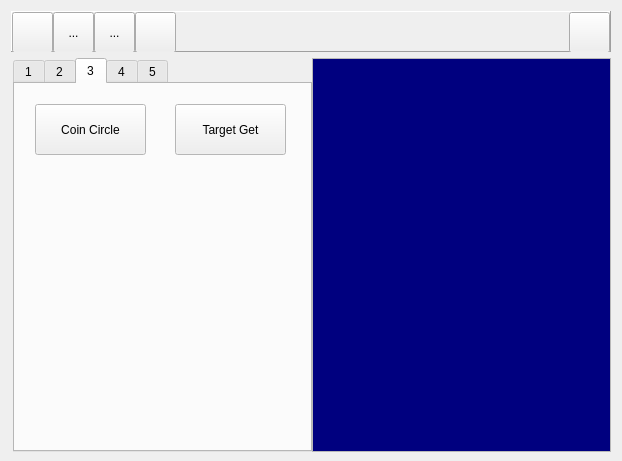
<?xml version="1.0" encoding="UTF-8"?>
<ui version="4.0">
 <class>MainFrame</class>
 <widget class="QDialog" name="MainFrame">
  <property name="geometry">
   <rect>
    <x>0</x>
    <y>0</y>
    <width>622</width>
    <height>461</height>
   </rect>
  </property>
  <property name="sizePolicy">
   <sizepolicy hsizetype="Preferred" vsizetype="Minimum">
    <horstretch>0</horstretch>
    <verstretch>0</verstretch>
   </sizepolicy>
  </property>
  <property name="minimumSize">
   <size>
    <width>0</width>
    <height>461</height>
   </size>
  </property>
  <property name="windowTitle">
   <string>Homeworks</string>
  </property>
  <property name="modal">
   <bool>false</bool>
  </property>
  <layout class="QVBoxLayout" name="verticalLayout">
   <item>
    <widget class="QFrame" name="frame">
     <property name="sizePolicy">
      <sizepolicy hsizetype="Preferred" vsizetype="Fixed">
       <horstretch>0</horstretch>
       <verstretch>0</verstretch>
      </sizepolicy>
     </property>
     <property name="minimumSize">
      <size>
       <width>0</width>
       <height>41</height>
      </size>
     </property>
     <property name="maximumSize">
      <size>
       <width>16777215</width>
       <height>41</height>
      </size>
     </property>
     <property name="frameShape">
      <enum>QFrame::Panel</enum>
     </property>
     <property name="frameShadow">
      <enum>QFrame::Raised</enum>
     </property>
     <layout class="QHBoxLayout" name="horizontalLayout_3">
      <property name="spacing">
       <number>0</number>
      </property>
      <property name="leftMargin">
       <number>0</number>
      </property>
      <property name="topMargin">
       <number>0</number>
      </property>
      <property name="rightMargin">
       <number>0</number>
      </property>
      <property name="bottomMargin">
       <number>0</number>
      </property>
      <item>
       <widget class="QToolButton" name="buttonOpen">
        <property name="enabled">
         <bool>true</bool>
        </property>
        <property name="sizePolicy">
         <sizepolicy hsizetype="Minimum" vsizetype="Minimum">
          <horstretch>0</horstretch>
          <verstretch>0</verstretch>
         </sizepolicy>
        </property>
        <property name="minimumSize">
         <size>
          <width>41</width>
          <height>41</height>
         </size>
        </property>
        <property name="maximumSize">
         <size>
          <width>41</width>
          <height>41</height>
         </size>
        </property>
        <property name="toolTip">
         <string>open an image file</string>
        </property>
        <property name="layoutDirection">
         <enum>Qt::LeftToRight</enum>
        </property>
        <property name="autoFillBackground">
         <bool>false</bool>
        </property>
        <property name="text">
         <string/>
        </property>
        <property name="icon">
         <iconset resource="images/mainframe.qrc">
          <normaloff>:/open.png</normaloff>:/open.png</iconset>
        </property>
        <property name="iconSize">
         <size>
          <width>41</width>
          <height>41</height>
         </size>
        </property>
        <property name="checkable">
         <bool>false</bool>
        </property>
        <property name="autoRepeat">
         <bool>false</bool>
        </property>
        <property name="autoExclusive">
         <bool>false</bool>
        </property>
        <property name="popupMode">
         <enum>QToolButton::DelayedPopup</enum>
        </property>
        <property name="toolButtonStyle">
         <enum>Qt::ToolButtonIconOnly</enum>
        </property>
        <property name="autoRaise">
         <bool>false</bool>
        </property>
       </widget>
      </item>
      <item>
       <widget class="QToolButton" name="toolButton_2">
        <property name="sizePolicy">
         <sizepolicy hsizetype="Minimum" vsizetype="Minimum">
          <horstretch>0</horstretch>
          <verstretch>0</verstretch>
         </sizepolicy>
        </property>
        <property name="minimumSize">
         <size>
          <width>41</width>
          <height>41</height>
         </size>
        </property>
        <property name="maximumSize">
         <size>
          <width>41</width>
          <height>41</height>
         </size>
        </property>
        <property name="text">
         <string>...</string>
        </property>
       </widget>
      </item>
      <item>
       <widget class="QToolButton" name="toolButton_3">
        <property name="sizePolicy">
         <sizepolicy hsizetype="Minimum" vsizetype="Minimum">
          <horstretch>0</horstretch>
          <verstretch>0</verstretch>
         </sizepolicy>
        </property>
        <property name="minimumSize">
         <size>
          <width>41</width>
          <height>41</height>
         </size>
        </property>
        <property name="maximumSize">
         <size>
          <width>41</width>
          <height>41</height>
         </size>
        </property>
        <property name="text">
         <string>...</string>
        </property>
       </widget>
      </item>
      <item>
       <widget class="QToolButton" name="buttonDeleteContents">
        <property name="sizePolicy">
         <sizepolicy hsizetype="Minimum" vsizetype="Minimum">
          <horstretch>0</horstretch>
          <verstretch>0</verstretch>
         </sizepolicy>
        </property>
        <property name="minimumSize">
         <size>
          <width>41</width>
          <height>41</height>
         </size>
        </property>
        <property name="maximumSize">
         <size>
          <width>41</width>
          <height>41</height>
         </size>
        </property>
        <property name="toolTip">
         <string>close all forms</string>
        </property>
        <property name="autoFillBackground">
         <bool>false</bool>
        </property>
        <property name="text">
         <string/>
        </property>
        <property name="icon">
         <iconset resource="images/mainframe.qrc">
          <normaloff>:/1-21.png</normaloff>:/1-21.png</iconset>
        </property>
        <property name="iconSize">
         <size>
          <width>41</width>
          <height>41</height>
         </size>
        </property>
       </widget>
      </item>
      <item>
       <spacer name="horizontalSpacer">
        <property name="orientation">
         <enum>Qt::Horizontal</enum>
        </property>
        <property name="sizeHint" stdset="0">
         <size>
          <width>40</width>
          <height>20</height>
         </size>
        </property>
       </spacer>
      </item>
      <item>
       <widget class="QToolButton" name="buttonShowList">
        <property name="sizePolicy">
         <sizepolicy hsizetype="Minimum" vsizetype="Minimum">
          <horstretch>0</horstretch>
          <verstretch>0</verstretch>
         </sizepolicy>
        </property>
        <property name="minimumSize">
         <size>
          <width>41</width>
          <height>41</height>
         </size>
        </property>
        <property name="maximumSize">
         <size>
          <width>41</width>
          <height>41</height>
         </size>
        </property>
        <property name="toolTip">
         <string>show the list view</string>
        </property>
        <property name="text">
         <string/>
        </property>
        <property name="icon">
         <iconset resource="images/mainframe.qrc">
          <normaloff>:/2-3.png</normaloff>:/2-3.png</iconset>
        </property>
        <property name="iconSize">
         <size>
          <width>82</width>
          <height>41</height>
         </size>
        </property>
       </widget>
      </item>
     </layout>
    </widget>
   </item>
   <item>
    <layout class="QHBoxLayout" name="horizontalLayout">
     <property name="spacing">
      <number>0</number>
     </property>
     <property name="leftMargin">
      <number>2</number>
     </property>
     <item>
      <widget class="QTabWidget" name="tabWidget">
       <property name="sizePolicy">
        <sizepolicy hsizetype="Fixed" vsizetype="Expanding">
         <horstretch>0</horstretch>
         <verstretch>0</verstretch>
        </sizepolicy>
       </property>
       <property name="minimumSize">
        <size>
         <width>299</width>
         <height>394</height>
        </size>
       </property>
       <property name="palette">
        <palette>
         <active>
          <colorrole role="Window">
           <brush brushstyle="SolidPattern">
            <color alpha="255">
             <red>255</red>
             <green>255</green>
             <blue>255</blue>
            </color>
           </brush>
          </colorrole>
          <colorrole role="NoRole">
           <brush brushstyle="SolidPattern">
            <color alpha="255">
             <red>255</red>
             <green>85</green>
             <blue>0</blue>
            </color>
           </brush>
          </colorrole>
         </active>
         <inactive>
          <colorrole role="Window">
           <brush brushstyle="SolidPattern">
            <color alpha="255">
             <red>255</red>
             <green>255</green>
             <blue>255</blue>
            </color>
           </brush>
          </colorrole>
          <colorrole role="NoRole">
           <brush brushstyle="SolidPattern">
            <color alpha="255">
             <red>255</red>
             <green>85</green>
             <blue>0</blue>
            </color>
           </brush>
          </colorrole>
         </inactive>
         <disabled>
          <colorrole role="Window">
           <brush brushstyle="SolidPattern">
            <color alpha="255">
             <red>255</red>
             <green>255</green>
             <blue>255</blue>
            </color>
           </brush>
          </colorrole>
          <colorrole role="NoRole">
           <brush brushstyle="SolidPattern">
            <color alpha="255">
             <red>255</red>
             <green>85</green>
             <blue>0</blue>
            </color>
           </brush>
          </colorrole>
         </disabled>
        </palette>
       </property>
       <property name="cursor">
        <cursorShape>ArrowCursor</cursorShape>
       </property>
       <property name="autoFillBackground">
        <bool>false</bool>
       </property>
       <property name="tabPosition">
        <enum>QTabWidget::North</enum>
       </property>
       <property name="tabShape">
        <enum>QTabWidget::Rounded</enum>
       </property>
       <property name="currentIndex">
        <number>2</number>
       </property>
       <property name="iconSize">
        <size>
         <width>31</width>
         <height>31</height>
        </size>
       </property>
       <property name="elideMode">
        <enum>Qt::ElideMiddle</enum>
       </property>
       <widget class="QWidget" name="tab_2">
        <attribute name="title">
         <string>1</string>
        </attribute>
        <widget class="QPushButton" name="pushButton">
         <property name="geometry">
          <rect>
           <x>40</x>
           <y>20</y>
           <width>101</width>
           <height>41</height>
          </rect>
         </property>
         <property name="text">
          <string>Sepia Tone</string>
         </property>
        </widget>
        <widget class="QSpinBox" name="spinHue">
         <property name="geometry">
          <rect>
           <x>60</x>
           <y>70</y>
           <width>61</width>
           <height>31</height>
          </rect>
         </property>
         <property name="maximum">
          <number>360</number>
         </property>
        </widget>
        <widget class="QLabel" name="label">
         <property name="geometry">
          <rect>
           <x>10</x>
           <y>70</y>
           <width>31</width>
           <height>20</height>
          </rect>
         </property>
         <property name="text">
          <string>Hue</string>
         </property>
        </widget>
        <widget class="QDoubleSpinBox" name="spinSaturation">
         <property name="geometry">
          <rect>
           <x>60</x>
           <y>110</y>
           <width>61</width>
           <height>31</height>
          </rect>
         </property>
         <property name="decimals">
          <number>3</number>
         </property>
         <property name="maximum">
          <double>1.000000000000000</double>
         </property>
        </widget>
        <widget class="QLabel" name="label_2">
         <property name="geometry">
          <rect>
           <x>10</x>
           <y>110</y>
           <width>31</width>
           <height>20</height>
          </rect>
         </property>
         <property name="text">
          <string>Sat</string>
         </property>
        </widget>
        <widget class="QPushButton" name="ThresholdImage">
         <property name="geometry">
          <rect>
           <x>160</x>
           <y>20</y>
           <width>121</width>
           <height>41</height>
          </rect>
         </property>
         <property name="text">
          <string>Thresholding</string>
         </property>
        </widget>
        <widget class="QPushButton" name="Labeling">
         <property name="geometry">
          <rect>
           <x>160</x>
           <y>100</y>
           <width>111</width>
           <height>41</height>
          </rect>
         </property>
         <property name="text">
          <string>Labeling</string>
         </property>
        </widget>
        <widget class="QPushButton" name="Erosion">
         <property name="geometry">
          <rect>
           <x>20</x>
           <y>190</y>
           <width>111</width>
           <height>41</height>
          </rect>
         </property>
         <property name="text">
          <string>Erode 3x3</string>
         </property>
        </widget>
        <widget class="QPushButton" name="Dilation">
         <property name="geometry">
          <rect>
           <x>160</x>
           <y>190</y>
           <width>111</width>
           <height>41</height>
          </rect>
         </property>
         <property name="text">
          <string>Dilation 3x3</string>
         </property>
        </widget>
        <widget class="QPushButton" name="Erosion_2">
         <property name="geometry">
          <rect>
           <x>20</x>
           <y>250</y>
           <width>111</width>
           <height>41</height>
          </rect>
         </property>
         <property name="text">
          <string>Erode 5x5</string>
         </property>
        </widget>
        <widget class="QPushButton" name="Dilation_2">
         <property name="geometry">
          <rect>
           <x>160</x>
           <y>250</y>
           <width>111</width>
           <height>41</height>
          </rect>
         </property>
         <property name="text">
          <string>Dilation 5x5</string>
         </property>
        </widget>
       </widget>
       <widget class="QWidget" name="tab_3">
        <attribute name="title">
         <string>2</string>
        </attribute>
        <widget class="QPushButton" name="HistoGramMatching">
         <property name="geometry">
          <rect>
           <x>20</x>
           <y>60</y>
           <width>101</width>
           <height>41</height>
          </rect>
         </property>
         <property name="text">
          <string>HistoMatching</string>
         </property>
        </widget>
        <widget class="QPushButton" name="HistoTransForm">
         <property name="geometry">
          <rect>
           <x>20</x>
           <y>10</y>
           <width>91</width>
           <height>41</height>
          </rect>
         </property>
         <property name="text">
          <string>HistoEqual</string>
         </property>
        </widget>
        <widget class="QPushButton" name="GaussianNoise">
         <property name="geometry">
          <rect>
           <x>170</x>
           <y>10</y>
           <width>101</width>
           <height>41</height>
          </rect>
         </property>
         <property name="text">
          <string>Gaussian Noise</string>
         </property>
        </widget>
        <widget class="QPushButton" name="Salt_Pepper">
         <property name="geometry">
          <rect>
           <x>170</x>
           <y>60</y>
           <width>101</width>
           <height>41</height>
          </rect>
         </property>
         <property name="text">
          <string>Salt-Pepper</string>
         </property>
        </widget>
        <widget class="QPushButton" name="BoxFilter">
         <property name="geometry">
          <rect>
           <x>20</x>
           <y>110</y>
           <width>81</width>
           <height>41</height>
          </rect>
         </property>
         <property name="text">
          <string>Box</string>
         </property>
        </widget>
        <widget class="QPushButton" name="GaussianFilter">
         <property name="geometry">
          <rect>
           <x>20</x>
           <y>210</y>
           <width>81</width>
           <height>41</height>
          </rect>
         </property>
         <property name="text">
          <string>Gaussian</string>
         </property>
        </widget>
        <widget class="QPushButton" name="MedianFilter">
         <property name="geometry">
          <rect>
           <x>20</x>
           <y>160</y>
           <width>81</width>
           <height>41</height>
          </rect>
         </property>
         <property name="text">
          <string>Median</string>
         </property>
        </widget>
        <widget class="QDoubleSpinBox" name="Sigma">
         <property name="geometry">
          <rect>
           <x>110</x>
           <y>220</y>
           <width>62</width>
           <height>22</height>
          </rect>
         </property>
         <property name="decimals">
          <number>3</number>
         </property>
         <property name="minimum">
          <double>0.001000000000000</double>
         </property>
         <property name="maximum">
          <double>5.000000000000000</double>
         </property>
         <property name="singleStep">
          <double>0.001000000000000</double>
         </property>
         <property name="value">
          <double>1.000000000000000</double>
         </property>
        </widget>
        <widget class="QSpinBox" name="nWindow">
         <property name="geometry">
          <rect>
           <x>120</x>
           <y>170</y>
           <width>42</width>
           <height>22</height>
          </rect>
         </property>
         <property name="minimum">
          <number>3</number>
         </property>
         <property name="maximum">
          <number>33</number>
         </property>
        </widget>
        <widget class="QSpinBox" name="nWindow_2">
         <property name="geometry">
          <rect>
           <x>120</x>
           <y>130</y>
           <width>42</width>
           <height>22</height>
          </rect>
         </property>
         <property name="minimum">
          <number>3</number>
         </property>
         <property name="maximum">
          <number>33</number>
         </property>
        </widget>
        <widget class="QLabel" name="label_3">
         <property name="geometry">
          <rect>
           <x>110</x>
           <y>110</y>
           <width>71</width>
           <height>21</height>
          </rect>
         </property>
         <property name="text">
          <string>Kernel Size</string>
         </property>
        </widget>
        <widget class="QLabel" name="label_4">
         <property name="geometry">
          <rect>
           <x>110</x>
           <y>200</y>
           <width>41</width>
           <height>21</height>
          </rect>
         </property>
         <property name="text">
          <string>Sigma</string>
         </property>
        </widget>
        <widget class="QPushButton" name="CannyEdge">
         <property name="geometry">
          <rect>
           <x>180</x>
           <y>130</y>
           <width>111</width>
           <height>51</height>
          </rect>
         </property>
         <property name="text">
          <string>Canny Edge</string>
         </property>
        </widget>
        <widget class="QSpinBox" name="EdgeLow">
         <property name="geometry">
          <rect>
           <x>240</x>
           <y>200</y>
           <width>42</width>
           <height>22</height>
          </rect>
         </property>
         <property name="maximum">
          <number>255</number>
         </property>
        </widget>
        <widget class="QSpinBox" name="EdgeHigh">
         <property name="geometry">
          <rect>
           <x>240</x>
           <y>230</y>
           <width>42</width>
           <height>22</height>
          </rect>
         </property>
         <property name="maximum">
          <number>255</number>
         </property>
        </widget>
        <widget class="QDoubleSpinBox" name="EdgeSigma">
         <property name="geometry">
          <rect>
           <x>230</x>
           <y>260</y>
           <width>51</width>
           <height>22</height>
          </rect>
         </property>
         <property name="singleStep">
          <double>0.010000000000000</double>
         </property>
        </widget>
        <widget class="QLabel" name="label_5">
         <property name="geometry">
          <rect>
           <x>180</x>
           <y>200</y>
           <width>51</width>
           <height>21</height>
          </rect>
         </property>
         <property name="text">
          <string>Low Th</string>
         </property>
        </widget>
        <widget class="QLabel" name="label_6">
         <property name="geometry">
          <rect>
           <x>180</x>
           <y>230</y>
           <width>51</width>
           <height>21</height>
          </rect>
         </property>
         <property name="text">
          <string>High Th</string>
         </property>
        </widget>
        <widget class="QLabel" name="label_7">
         <property name="geometry">
          <rect>
           <x>180</x>
           <y>260</y>
           <width>41</width>
           <height>21</height>
          </rect>
         </property>
         <property name="text">
          <string>Sigma</string>
         </property>
        </widget>
       </widget>
       <widget class="QWidget" name="tab_4">
        <attribute name="title">
         <string>3</string>
        </attribute>
        <widget class="QPushButton" name="CoinCircle">
         <property name="geometry">
          <rect>
           <x>20</x>
           <y>20</y>
           <width>111</width>
           <height>51</height>
          </rect>
         </property>
         <property name="text">
          <string>Coin Circle</string>
         </property>
        </widget>
        <widget class="QPushButton" name="GeneralHough">
         <property name="geometry">
          <rect>
           <x>160</x>
           <y>20</y>
           <width>111</width>
           <height>51</height>
          </rect>
         </property>
         <property name="text">
          <string>Target Get</string>
         </property>
        </widget>
       </widget>
       <widget class="QWidget" name="tab">
        <attribute name="title">
         <string>4</string>
        </attribute>
       </widget>
       <widget class="QWidget" name="tab_5">
        <attribute name="title">
         <string>5</string>
        </attribute>
       </widget>
      </widget>
     </item>
     <item>
      <widget class="QListWidget" name="listWidget">
       <property name="sizePolicy">
        <sizepolicy hsizetype="Ignored" vsizetype="Minimum">
         <horstretch>0</horstretch>
         <verstretch>0</verstretch>
        </sizepolicy>
       </property>
       <property name="minimumSize">
        <size>
         <width>0</width>
         <height>394</height>
        </size>
       </property>
       <property name="palette">
        <palette>
         <active>
          <colorrole role="WindowText">
           <brush brushstyle="SolidPattern">
            <color alpha="255">
             <red>255</red>
             <green>255</green>
             <blue>0</blue>
            </color>
           </brush>
          </colorrole>
          <colorrole role="Text">
           <brush brushstyle="SolidPattern">
            <color alpha="255">
             <red>255</red>
             <green>255</green>
             <blue>255</blue>
            </color>
           </brush>
          </colorrole>
          <colorrole role="Base">
           <brush brushstyle="SolidPattern">
            <color alpha="255">
             <red>0</red>
             <green>0</green>
             <blue>127</blue>
            </color>
           </brush>
          </colorrole>
          <colorrole role="PlaceholderText">
           <brush brushstyle="NoBrush">
            <color alpha="128">
             <red>255</red>
             <green>255</green>
             <blue>255</blue>
            </color>
           </brush>
          </colorrole>
         </active>
         <inactive>
          <colorrole role="WindowText">
           <brush brushstyle="SolidPattern">
            <color alpha="255">
             <red>255</red>
             <green>255</green>
             <blue>0</blue>
            </color>
           </brush>
          </colorrole>
          <colorrole role="Text">
           <brush brushstyle="SolidPattern">
            <color alpha="255">
             <red>255</red>
             <green>255</green>
             <blue>255</blue>
            </color>
           </brush>
          </colorrole>
          <colorrole role="Base">
           <brush brushstyle="SolidPattern">
            <color alpha="255">
             <red>0</red>
             <green>0</green>
             <blue>127</blue>
            </color>
           </brush>
          </colorrole>
          <colorrole role="PlaceholderText">
           <brush brushstyle="NoBrush">
            <color alpha="128">
             <red>255</red>
             <green>255</green>
             <blue>255</blue>
            </color>
           </brush>
          </colorrole>
         </inactive>
         <disabled>
          <colorrole role="WindowText">
           <brush brushstyle="SolidPattern">
            <color alpha="255">
             <red>120</red>
             <green>120</green>
             <blue>120</blue>
            </color>
           </brush>
          </colorrole>
          <colorrole role="Text">
           <brush brushstyle="SolidPattern">
            <color alpha="255">
             <red>120</red>
             <green>120</green>
             <blue>120</blue>
            </color>
           </brush>
          </colorrole>
          <colorrole role="Base">
           <brush brushstyle="SolidPattern">
            <color alpha="255">
             <red>240</red>
             <green>240</green>
             <blue>240</blue>
            </color>
           </brush>
          </colorrole>
          <colorrole role="PlaceholderText">
           <brush brushstyle="NoBrush">
            <color alpha="128">
             <red>255</red>
             <green>255</green>
             <blue>255</blue>
            </color>
           </brush>
          </colorrole>
         </disabled>
        </palette>
       </property>
       <property name="font">
        <font>
         <pointsize>10</pointsize>
        </font>
       </property>
      </widget>
     </item>
    </layout>
   </item>
  </layout>
 </widget>
 <layoutdefault spacing="6" margin="11"/>
 <resources>
  <include location="images/mainframe.qrc"/>
 </resources>
 <connections/>
</ui>
